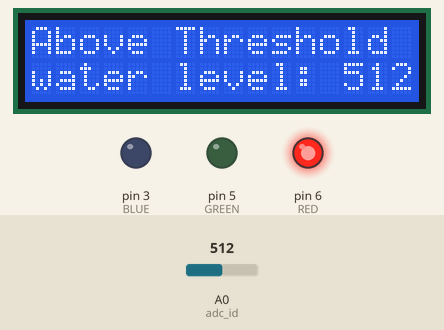
This sketch was run on a simulated Arduino Uno, built with avr-gcc and run on an emulated ATmega328P. Parts: 16×2 character LCD, output pins drawn as LEDs (lit = HIGH). The inputs (shaded band) are chosen by the test bench; at power-on: A0 (adc_id) = 512. The local clock reads 2024-03-15 10:24:30 at power-on unless the sketch sets it; what the sketch prints to the serial monitor is not drawn.

Above: at 1.2 s.
1.3 s: A0 (adc_id) set to 186
At 1.8 s:
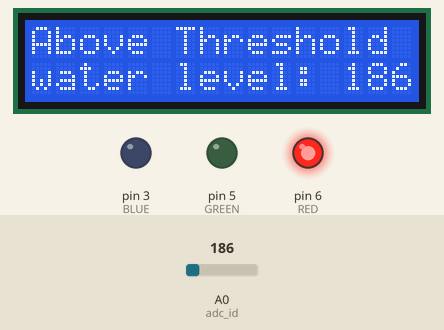
2.8 s: A0 (adc_id) set to 154
At 4.0 s:
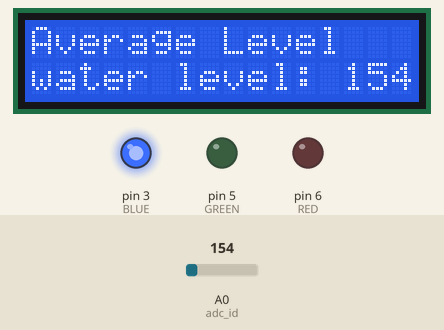
4.3 s: A0 (adc_id) set to 64
At 5.3 s:
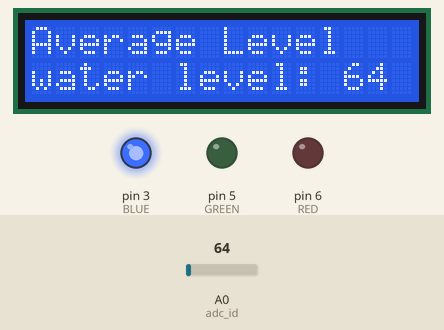
5.8 s: A0 (adc_id) set to 58
7.3 s: A0 (adc_id) set to 0
At 8.7 s:
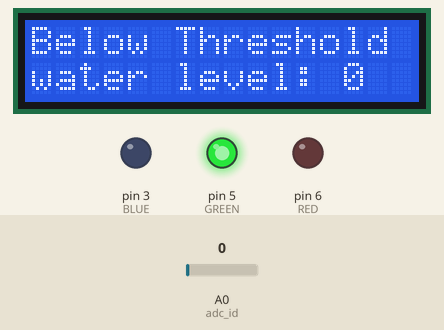
Timing chart, 0 to 9.8 s (numbered marks = the images above; inputs shaded):
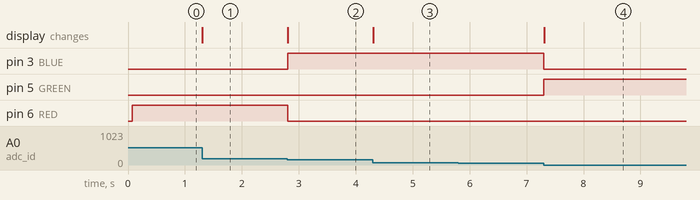

Measured:
- the behaviour switches between 171 and 170 on A0 (adc_id) (found by bisection; images 1 and 2)
- after the input at 1.3 s, the display: changes at once (image 1)
- after the input at 2.8 s, pin 3 (BLUE): LOW → HIGH at once; pin 6 (RED): HIGH → LOW at once; the display: changes at once (image 2)
- after the input at 4.3 s, the display: changes at once (image 3)
- after the input at 5.8 s, every drawn part: stays the same
- after the input at 7.3 s, pin 3 (BLUE): HIGH → LOW at once; pin 5 (GREEN): LOW → HIGH at once; the display: changes at once (image 4)

The sketch:

ClockLEDWaterLED.ino
```cpp
//www.elegoo.com
//2018.10.24
#include <Wire.h>
#include <DS3231.h>

// include the library code:
#include <LiquidCrystal.h>

// initialize the library with the numbers of the interface pins
LiquidCrystal lcd(7, 8, 9, 10, 11, 12);
int adc_id = 0;
int HistoryValue = 0;
char printBuffer[128];
DS3231 clock;
RTCDateTime dt;
#define BLUE 3
#define GREEN 5
#define RED 6

void setup()
{
  pinMode(RED, OUTPUT);
  pinMode(GREEN, OUTPUT);
  pinMode(BLUE, OUTPUT);
  digitalWrite(RED, LOW);
  digitalWrite(GREEN, LOW);
  digitalWrite(BLUE, LOW);
  Serial.begin(9600);

  Serial.println("Initialize RTC module");
  // Initialize DS3231
  clock.begin();


  // Manual (YYYY, MM, DD, HH, II, SS
  // clock.setDateTime(2016, 12, 9, 11, 46, 00);

  // Send sketch compiling time to Arduino
  clock.setDateTime(__DATE__, __TIME__);
  /*
  Tips:This command will be executed every time when Arduino restarts.
       Comment this line out to store the memory of DS3231 module
  */
  lcd.begin(16, 2);
  // Print a message to the LCD.
  //lcd.print("Hello, World!");
   lcd.print("No water");
}

void loop()
{
  dt = clock.getDateTime();

  // For leading zero look to DS3231_dateformat example

//  Serial.print("Raw data: ");
//  Serial.print(dt.year);   Serial.print("-");
//  Serial.print(dt.month);  Serial.print("-");
//  Serial.print(dt.day);    Serial.print(" ");
//  Serial.print(dt.hour);   Serial.print(":");
//  Serial.print(dt.minute); Serial.print(":");
//  Serial.print(dt.second); Serial.println("");
//  String mtime= String(dt.hour)+":"+String(dt.minute)+":"+String(dt.second);
//  lcd.setCursor(0, 0);
//  lcd.print(mtime);
   int value = analogRead(adc_id); // get adc value

    if(((HistoryValue>=value) && ((HistoryValue - value) > 10)) || ((HistoryValue<value) && ((value - HistoryValue) > 10)))
    {
      sprintf(printBuffer,"ADC%d level is %d\n",adc_id, value);
      Serial.print(printBuffer);
      HistoryValue = value;
       String sentence= "water level: "+String(value);
      lcd.clear();
       if (value <= 60){
        digitalWrite(RED, LOW);
        digitalWrite(BLUE, LOW);
        analogWrite(GREEN, 255);
        String msg= "Below Threshold";
        lcd.setCursor(0, 0);
        lcd.print(msg);
        }
        if (value > 60 && value <= 170){
          digitalWrite(RED, LOW);
          digitalWrite(GREEN, LOW);
          analogWrite(BLUE, 255);
          String msg= "Average Level";
          lcd.setCursor(0, 0);
          lcd.print(msg);
        }
        if (value > 170 ){
         String msg= "Above Threshold";
          lcd.setCursor(0, 0);
          lcd.print(msg);
        digitalWrite(GREEN, LOW);
        digitalWrite(BLUE, LOW);
        analogWrite(RED, 255);
        }

       lcd.setCursor(0, 1);
       lcd.print(sentence);

    }


//  delay(1000);
}
```
